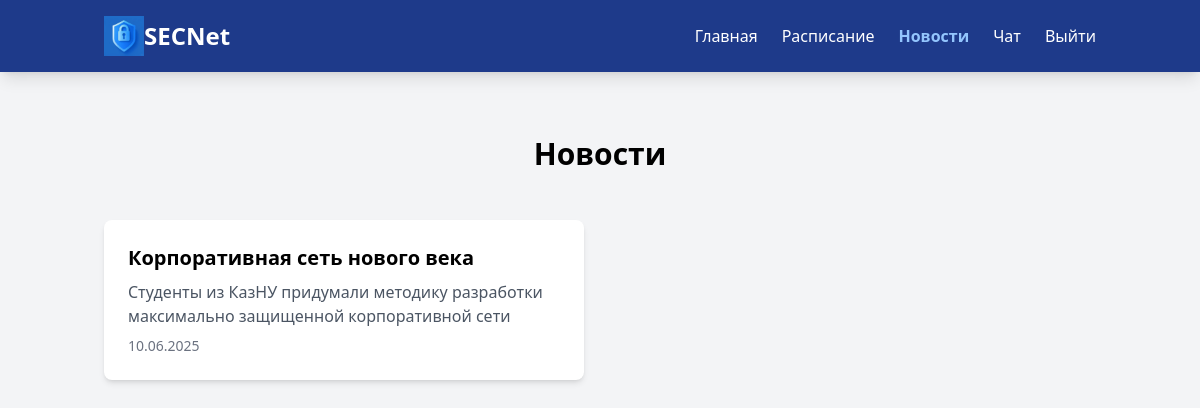
The app's page /news/ (signed in) with its own data.
### main/models.py (models this page shows, shortened)
class News(models.Model):
    title = models.CharField(max_length=200, verbose_name="Заголовок")
    content = models.TextField(verbose_name="Содержание")
    created_at = models.DateTimeField(auto_now_add=True, verbose_name="Создано")

### main/views.py (the view)
# urls.py: path('news/', news, name='news'),
@login_required
def news(request):
    news_items = News.objects.all().order_by('-created_at')
    return render(request, 'news.html', {'news_items': news_items})

### main/templates/news.html (shortened to what this page needs)
{% extends 'base.html' %}
{% block content %}
    <h1 class="text-3xl font-semibold text-center mb-12">Новости</h1>
    <div class="grid grid-cols-1 md:grid-cols-2 gap-8">
        {% for news in news_items %}
            <div class="bg-white p-6 rounded-lg shadow-md">
                <h2 class="text-xl font-semibold mb-2">{{ news.title }}</h2>
                <p class="text-gray-600">{{ news.content|truncatewords:30 }}</p>
                <p class="text-sm text-gray-500 mt-2">{{ news.created_at|date:"d.m.Y" }}</p>
            </div>
        {% empty %}
            <p class="text-center col-span-2 text-gray-600">Новостей пока нет.</p>
        {% endfor %}
    </div>
{% endblock %}

### records on screen
News: title "Корпоративная сеть нового века", content "Студенты из КазНУ придумали методику разработки максимально защищенной корпоративной сети", created_at "10.06.2025"
